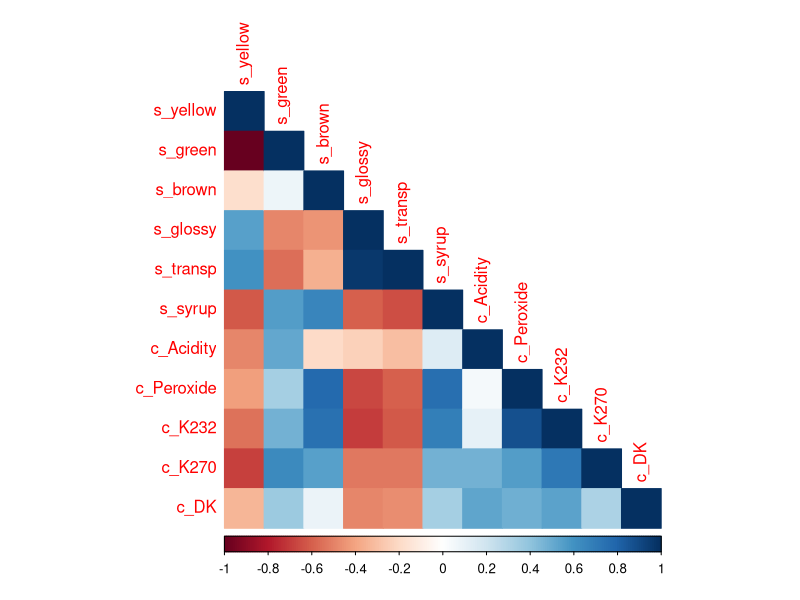
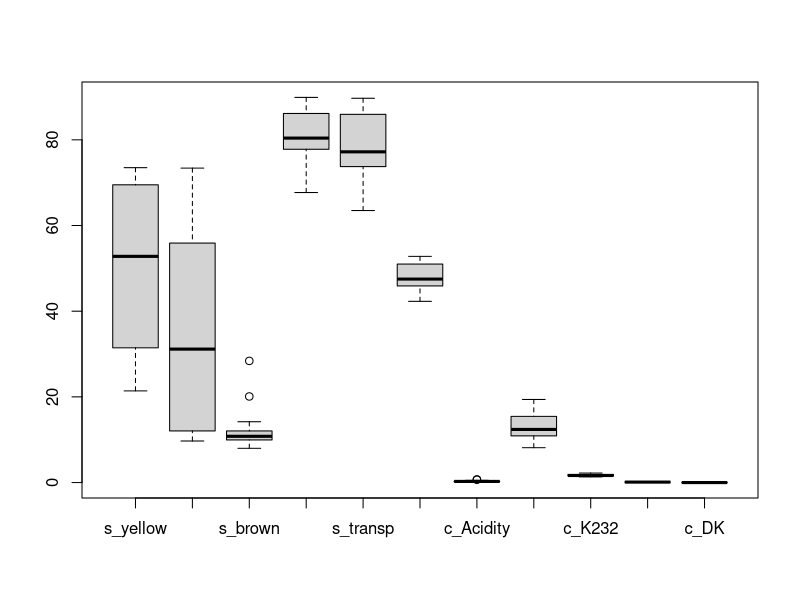
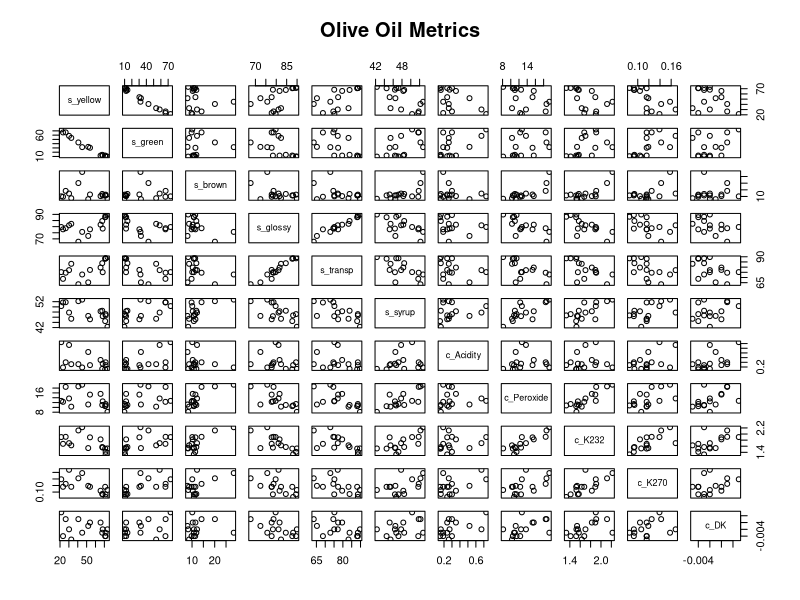
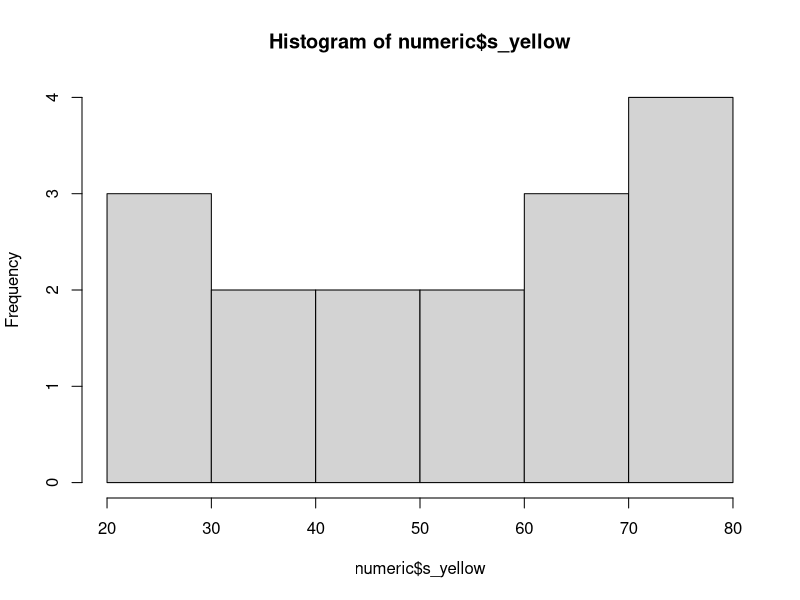

Write R code to recreate these figures, in order.
## ---- chunk 1
library(tidyverse)
library(corrplot)
## ---- chunk 2
oo_sensory = read_csv("olive_oil_sensory.csv", show_col_types = FALSE)
## ---- chunk 3
oo_chemical = read_csv("olive_oil_chemical.csv", show_col_types = FALSE)
## ---- chunk 4
combined = left_join(oo_sensory, oo_chemical, by="region")
print(combined)
## ---- chunk 5
numeric = combined[-1]
cMatrix = cor(numeric)
corrplot(cMatrix, method = "color", type = "lower")

## ---- chunk 6
summary(numeric)
## ---- chunk 7
boxplot(numeric)
## ---- chunk 8
pairs(numeric, main="Olive Oil Metrics", labels = colnames(numeric)[1:11])
## ---- chunk 9
hist(numeric$s_yellow)
## ---- chunk 10
means = c()
for(column in numeric){
  means = c(means, mean(column))
}

print(means)
## ---- chunk 11
medians = c()
for(column in numeric){
  medians = c(medians, median(column))
}

print(medians)
## ---- chunk 12
diff = c()
for(i in 1:11){
  diff = c(diff, means[i] - medians[i])
}

print(diff)
